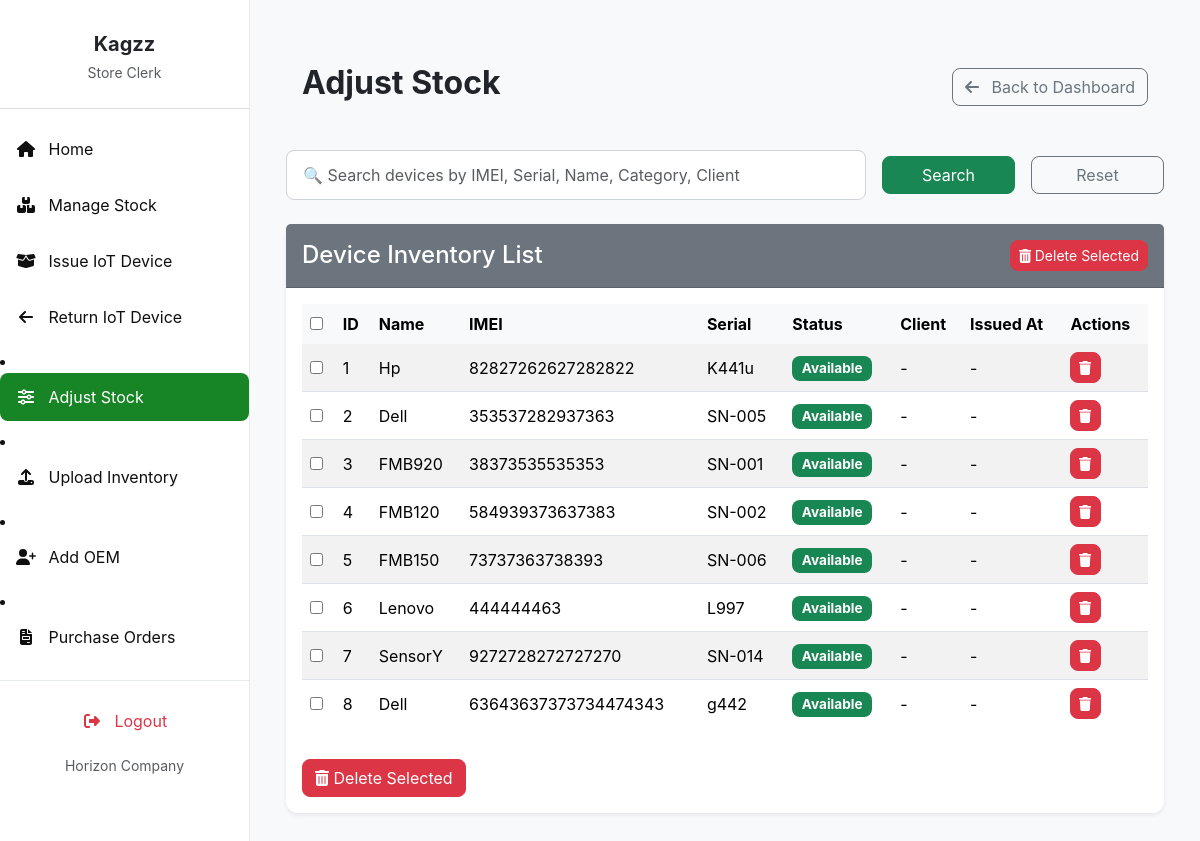
/adjust_stock/ (signed in), run on the app's committed database.
### invent/models.py (models this page shows, shortened)
class Device(models.Model):
    name = models.CharField(max_length=255, blank=True)  # Device name
    total_quantity = models.PositiveIntegerField(default=1)
    product_id = models.CharField(max_length=30)
    oem = models.ForeignKey(
        OEM,
        on_delete=models.SET_NULL,
        null=True,
        blank=True,
        to_field='oem_id',
        related_name='devices'
    )
    imei_no = models.CharField(max_length=50, unique=True)
    serial_no = models.CharField(
        max_length=50, unique=True, null=True, blank=True)
    category = models.CharField(max_length=50)
    manufacturer = models.CharField(max_length=100, blank=True)  # Add if needed
    description = models.TextField(blank=True)
    selling_price = models.DecimalField(
        max_digits=10, decimal_places=2, null=True, blank=True)
    currency = models.CharField(
        max_length=10, choices=CURRENCY_CHOICES, default='USD'
    )
    branch = models.ForeignKey(
        Branch, on_delete=models.SET_NULL, null=True, blank=True
    )
    country = models.ForeignKey(
        Country, on_delete=models.SET_NULL, null=True, blank=True
    )
    status = models.CharField(
        max_length=20,
        choices=(
            ('available', 'Available'),
            ('issued', 'Issued'),
            ('returned', 'Returned'),
            ('faulty', 'Faulty'),
        ),
        default='available'
    )

### invent/views.py (the view, shortened to what this page needs)
# urls.py: path('adjust_stock/', views.adjust_stock, name='adjust_stock'),
@login_required
@permission_required('invent.change_device', raise_exception=True)
def adjust_stock(request):
    query = request.GET.get('q', '')
    user = request.user
    if user.is_superuser:
        devices = Device.objects.all().order_by('id')
    else:
        user_country = getattr(user.profile, "country", None)
        devices = Device.objects.filter(country=user_country).order_by('id')
    for device in devices:
        last_issuance = (
            IssuanceRecord.objects
            .filter(device=device)
            .order_by('-issued_at')
            .select_related('client')
            .first()
        )
        device.current_client = last_issuance.client if last_issuance else None
        device.issued_at = last_issuance.issued_at if last_issuance else None
    context = {
        'devices': devices,
        'query': query,
    }
    return render(request, 'invent/adjust_stock.html', context)

### invent/context_processors.py (called while the page is built)
def pending_requests_count(request):
    count = 0  # Default to 0
    if request.user.is_authenticated:
        if request.user.has_perm('invent.can_issue_device'):
            count = DeviceRequest.objects.filter(status='Pending').count()
    return {'pending_requests_count_for_sidebar': count}

### invent/templates/invent/adjust_stock.html (shortened to what this page needs)
{% extends 'invent/base_store_clerk.html' %}
{% load static %}
{% block content %}
<div class="container-fluid mt-4">
    <div class="d-flex justify-content-between align-items-center mb-4 p-3 bg-light rounded">
        <h2 class="fw-bold">Adjust Stock</h2>
        <a href="{% url 'store_clerk_dashboard' %}" class="btn btn-outline-secondary">
            <i class="fas fa-arrow-left me-2"></i> Back to Dashboard
        </a>
    </div>
    <form method="get" action="{% url 'adjust_stock' %}" class="row g-3 align-items-center mb-4">
        <div class="col-md-8">
            <input type="text" name="q" class="form-control"
                   placeholder="🔍 Search devices by IMEI, Serial, Name, Category, Client"
                   value="{{ query }}">
        </div>
        <div class="col-md-2">
            <button type="submit" class="btn btn-success w-100">Search</button>
        </div>
        <div class="col-md-2">
            <a href="{% url 'adjust_stock' %}" class="btn btn-outline-secondary w-100">Reset</a>
        </div>
    </form>
    <div class="card shadow-sm mb-4">
        <div class="card-header bg-secondary text-white py-3 d-flex justify-content-between align-items-center">
            <h4 class="mb-0">Device Inventory List</h4>
            <form method="post" action="{% url 'delete_device' %}" class="mb-0">
                <button type="submit" class="btn btn-danger btn-sm"
                        onclick="return confirm('Are you sure you want to delete selected devices?');">
                    <i class="fas fa-trash-alt"></i> Delete Selected
                </button>
            </form>
        </div>
        <div class="card-body">
            <form method="post" action="{% url 'delete_device' %}">
                <div class="table-responsive">
                    <table class="table table-striped table-hover align-middle">
                        <thead class="table-light">
                            <tr>
                                <th><input type="checkbox" onclick="toggleAll(this)"></th>
                                <th>ID</th>
                                <th>Name</th>
                                <th>IMEI</th>
                                <th>Serial</th>
                                <th>Status</th>
                                <th>Client</th>
                                <th>Issued At</th>
                                <th>Actions</th>
                            </tr>
                        </thead>
                        <tbody>
                            {% for device in devices %}
                            <tr>
                                <td>
                                    <input type="checkbox" name="device_ids" value="{{ device.id }}">
                                </td>
                                <td>{{ forloop.counter }}</td>
                                <td>{{ device.name|default:device.category }}</td>
                                <td>{{ device.imei_no|default:"-" }}</td>
                                <td>{{ device.serial_no|default:"-" }}</td>
                                <td>
                                    <span class="badge
                                        {% if device.status == 'available' %}bg-success
                                        {% elif device.status == 'issued' %}bg-primary
                                        {% elif device.status == 'returned' %}bg-secondary
                                        {% elif device.status == 'faulty' %}bg-danger
                                        {% else %}bg-dark{% endif %}">
                                        {{ device.get_status_display }}
                                    </span>
                                </td>
                                <td>
                                    {% if device.current_client %}
                                        {{ device.current_client.name }}
                                    {% else %}
                                        -
                                    {% endif %}
                                </td>
                                <td>
                                    {% if device.issued_at %}
                                         {{ device.issued_at|date:"Y-m-d H:i" }}
                                    {% else %}
                                        -
                                    {% endif %}
                                </td>
                                <td>
                                    <form method="post" action="{% url 'delete_device' device.id %}" style="display:inline;">
                                        <button type="submit" class="btn btn-danger btn-sm"
                                            onclick="return confirm('Are you sure you want to delete this device?');"
                                            title="Delete Device">
                                            <i class="fas fa-trash"></i>
                                        </button>
                                    </form>
                                </td>
                            </tr>
                            {% empty %}
                            <tr>
                                <td colspan="9" class="text-center text-muted">No devices found.</td>
                            </tr>
                            {% endfor %}
                        </tbody>
                    </table>
                </div>
                <button type="submit" class="btn btn-danger mt-3">
                    <i class="fas fa-trash-alt"></i> Delete Selected
                </button>
            </form>
        </div>
    </div>
</div>
{% endblock %}

### invent/templates/invent/base_store_clerk.html (shortened to what this page needs)
<!DOCTYPE html>
<html lang="en">
<head>
    <link href="https://cdn.jsdelivr.net/npm/bootstrap@5.3.3/dist/css/bootstrap.min.css" rel="stylesheet">
    <link href="https://cdnjs.cloudflare.com/ajax/libs/font-awesome/6.4.0/css/all.min.css" rel="stylesheet">
    <link href="https://cdn.jsdelivr.net/npm/select2@4.1.0-rc.0/dist/css/select2.min.css" rel="stylesheet" />
    <link href="https://cdn.jsdelivr.net/npm/select2-bootstrap-5-theme@1.3.0/dist/select2-bootstrap-5-theme.min.css" rel="stylesheet" />
</head>
<body>
    <nav id="sidebarMenu" class="sidebar-wrapper collapse d-md-block">
        <div class="sidebar-content">
            <div class="text-center mb-4 pt-3">
                <h5 class="fw-bold mb-1 text-dark">{{ user.first_name|default:user.username }}</h5>
                <small class="text-muted">Store Clerk</small>
            </div>
            <hr class="border-secondary opacity-25" />
            <ul class="nav flex-column">
                <li class="nav-item mb-2">
                    <a class="nav-link {% if request.resolver_match.url_name == 'store_clerk_dashboard' %}active{% endif %}" href="{% url 'store_clerk_dashboard' %}">
                       <i class="fas fa-fw fa-home me-2"></i> Home
                    </a>
                </li>
                <li class="nav-item mb-2">
                    <a class="nav-link {% if request.resolver_match.url_name == 'manage_stock' %}active{% endif %}" href="{% url 'manage_stock' %}">
                        <i class="fas fa-fw fa-boxes me-2"></i> Manage Stock
                    </a>
                </li>
                <li class="nav-item mb-2 d-flex justify-content-between align-items-center">
                    <a class="nav-link {% if request.resolver_match.url_name == 'issue_device' %}active{% endif %}" href="{% url 'issue_device' %}">
                        <i class="fas fa-fw fa-box-open me-2"></i> Issue IoT Device
                    </a>
                </li>
                <li class="nav-item mb-2">
                    <a class="nav-link {% if request.resolver_match.url_name == 'return_device' %}active{% endif %}" href="{% url 'return_device' %}">
                        <i class="fas fa-fw fa-arrow-left me-2"></i> Return IoT Device
                    </a>
                </li>
            </ul>
                <li class="nav-item mb-2">
                    <a class="nav-link {% if request.resolver_match.url_name == 'adjust_stock' %}active{% endif %}" href="{% url 'adjust_stock' %}">
                        <i class="fas fa-fw fa-sliders-h me-2"></i> Adjust Stock
                    </a>
                </li>
                <li class="nav-item mb-2">
    <a class="nav-link {% if request.resolver_match.url_name == 'upload_inventory' %}active{% endif %}" href="{% url 'upload_inventory' %}">
        <i class="fas fa-fw fa-upload me-2"></i> Upload Inventory
    </a>
</li>
<li class="nav-item mb-2">
    <a class="nav-link {% if request.resolver_match.url_name == 'add_oem' %}active{% endif %}" href="{% url 'add_oem' %}">
        <i class="fas fa-fw fa-user-plus me-2"></i> Add OEM
    </a>
</li>
<li class="nav-item mb-2">
    <a class="nav-link {% if request.resolver_match.url_name == 'purchase_orders' %}active{% endif %}" href="{% url 'purchase_orders' %}">
        <i class="fas fa-fw fa-file-invoice me-2"></i> Purchase Orders
    </a>
</li>
<li class="nav-item mb-2">
</li>
        </div>
        <div class="sidebar-bottom">
            <ul class="nav flex-column mb-2">
                <li class="nav-item">
                    <a class="nav-link text-danger logout-link" href="{% url 'logout' %}">
                        <i class="fas fa-fw fa-right-from-bracket me-2"></i> Logout
                    </a>
                </li>
            </ul>
            <small class="text-muted">Horizon Company</small>
        </div>
    </nav>
    <main class="main-content">
        {% block content %}{% endblock %}
    </main>
</body>
</html>

### invent/templates/invent/base_store_clerk.html (style rules this page uses)
:root { --bs-primary: #198754; --bs-primary-rgb: 25, 135, 84; --bs-btn-primary-color: #fff; --bs-btn-primary-bg: var(--bs-primary); --bs-btn-primary-border-color: var(--bs-primary); --bs-btn-primary-hover-bg: #157347; --bs-btn-primary-hover-border-color: #146c43; --bs-btn-primary-active-bg: #13653f; --bs-btn-primary-active-border-color: #125f3c; --bs-link-color: var(--bs-primary); --bs-link-hover-color: #157347; --sidebar-bg: white; --sidebar-text: #0f0f0f; --sidebar-active: #178526; --sidebar-hover: #15b33c; }
body { font-family: 'Inter', sans-serif; background-color: #f8f9fa; margin: 0; }
.sidebar-wrapper { position: fixed; top: 0; bottom: 0; left: 0; width: 250px; background-color: var(--sidebar-bg); color: var(--sidebar-text); border-right: 1px solid #e9ecef; z-index: 1030; display: flex; flex-direction: column; }
.sidebar-content { flex-grow: 1; overflow-y: auto; padding-top: 1rem; padding-bottom: 1rem; max-height: calc(100vh - 120px); scrollbar-width: thin; scrollbar-color: var(--bs-primary) #f1f1f1; }
.sidebar-wrapper .nav-link { color: var(--sidebar-text); padding: 0.75rem 1rem; border-radius: 0.5rem; transition: background-color 0.2s ease, color 0.2s ease; }
.sidebar-wrapper .nav-link.active { background-color: var(--sidebar-active); color: #fff; }
.sidebar-wrapper .nav-link.text-danger { color: #dc3545 !important; }
.sidebar-bottom { padding-top: 1rem; padding-bottom: 1rem; text-align: center; border-top: 1px solid #e9ecef; }
.main-content { margin-left: 250px; padding: 1.5rem; min-height: 100vh; overflow-x: hidden; transition: margin-left 0.3s ease-in-out; }
.card { border-radius: 0.75rem; border: none; }
.card-header { border-top-left-radius: 0.75rem; border-top-right-radius: 0.75rem; }
.btn { border-radius: 0.5rem; }
.badge { border-radius: 0.5rem; padding: 0.4em 0.7em; font-size: 0.85em; }
.table thead th { border-bottom: none; }
.table tbody tr:last-child td { border-bottom: none; }
.form-control, .form-select { border-radius: 0.5rem; border-color: #ced4da; padding: 0.75rem 1rem; }

### data on the page
Device: name "Hp", imei_no "82827262627282822", serial_no "K441u", status "Available"
Device: name "Dell", imei_no "353537282937363", serial_no "SN-005", status "Available"
Device: name "FMB920", imei_no "38373535535353", serial_no "SN-001", status "Available"
Device: name "FMB120", imei_no "584939373637383", serial_no "SN-002", status "Available"
Device: name "FMB150", imei_no "73737363738393", serial_no "SN-006", status "Available"
Device: name "Lenovo", imei_no "444444463", serial_no "L997", status "Available"
Device: name "SensorY", imei_no "9272728272727270", serial_no "SN-014", status "Available"
Device: name "Dell", imei_no "63643637373734474343", serial_no "g442", status "Available"

### other printed values
{{ user.first_name|default:user.username }} "Kagzz"
